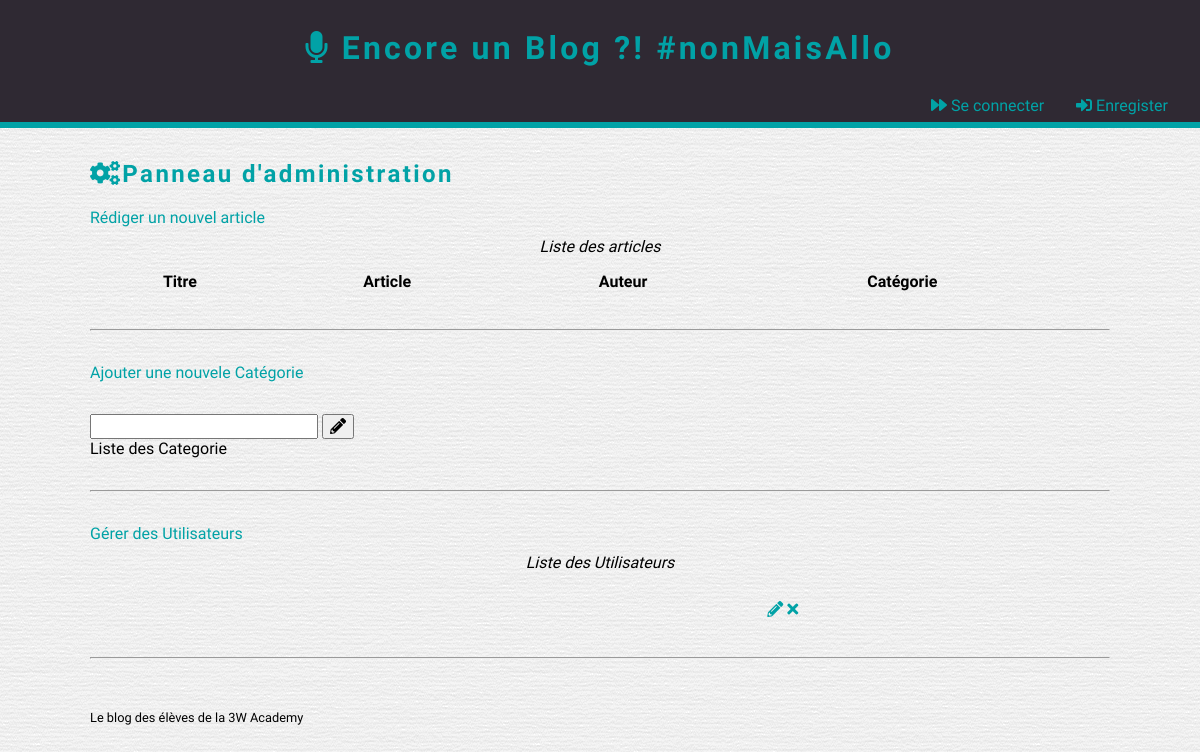
/admin.php, run on an earlier commit of the app's database.
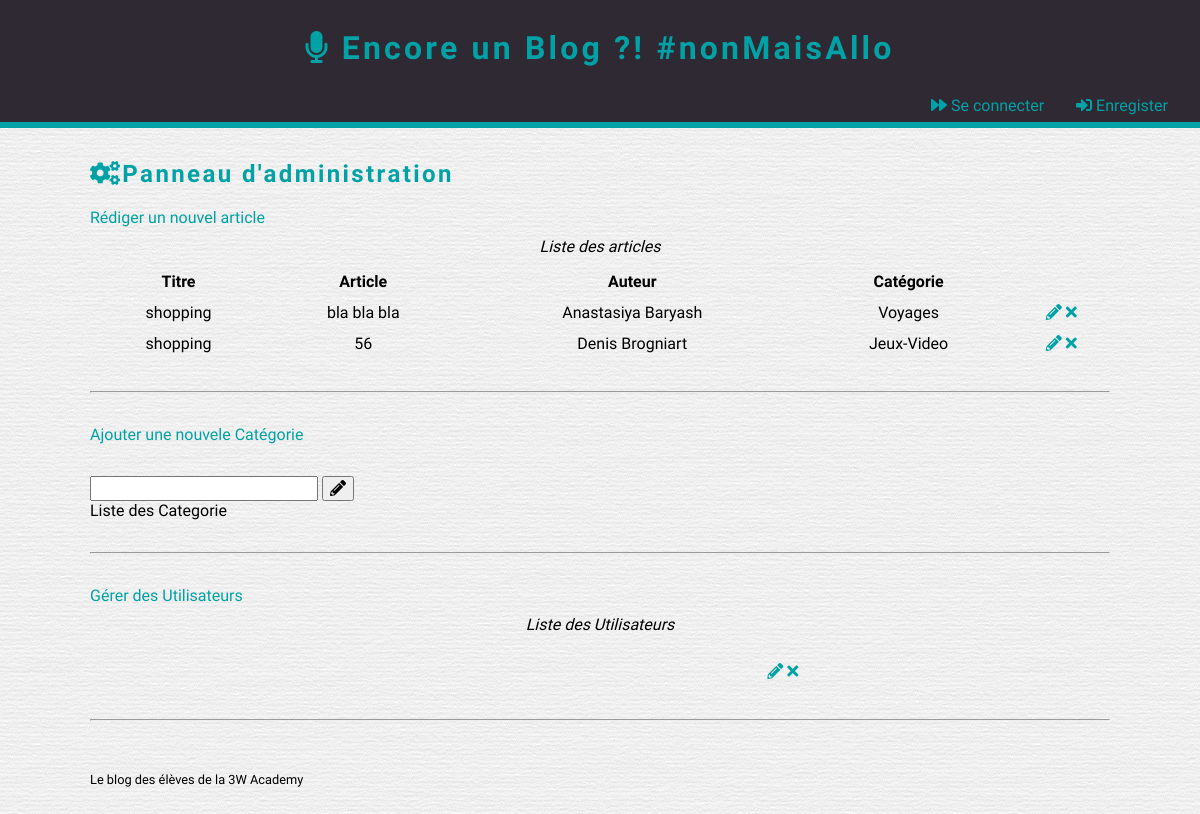
And on a later commit of the database.
### tables this page shows
CREATE TABLE `Post` (
  `Id` int(11) NOT NULL,
  `Title` varchar(100) NOT NULL,
  `Content` text NOT NULL,
  `CreationDate` datetime NOT NULL,
  `Author_Id` int(11) NOT NULL,
  `Category_Id` int(11) NOT NULL
);

CREATE TABLE `Author` (
  `Id` int(11) NOT NULL,
  `FirstName` varchar(100) NOT NULL,
  `LastName` varchar(100) NOT NULL
);

CREATE TABLE `Category` (
  `Id` int(11) NOT NULL,
  `Name` varchar(100) NOT NULL
);

### admin.php (called while the page is built, shortened)
<?php
include 'application/bdd_connexion.php';
$query = $pdo->prepare
(
	'SELECT
        Post.Id,
        Title,
        Content,
        FirstName,
        LastName,
        Category.Name
  FROM Post
  INNER JOIN Author
  ON Post.Author_Id=Author.Id
  INNER JOIN Category
  ON Category.Id=Post.Category_Id'
);
$query->execute();
$adminPost = $query->fetchAll(PDO::FETCH_ASSOC);
include 'layout.phtml';
?>

### admin.phtml (the view)
<h2><i class="fa fa-cogs"></i>Panneau d'administration</h2>
<nav>
  <a href="add_post.php">Rédiger un nouvel article</a>
</nav>
<table>
  <caption>Liste des articles</caption>
  <thead>
    <tr>
      <th>Titre</th>
      <th>Article</th>
      <th>Auteur</th>
      <th>Catégorie</th>
      <th></th>
    </tr>
  </thead>
  <tbody>
    <?php foreach ($adminPost as $value): ?>
      <tr>
        <td><?=$value['Title']?></td>
        <td><?=$value['Content']?></td>
        <td><?=$value['FirstName']?> <?=$value['LastName']?></td>
        <td><?=$value['Name']?></td>
        <td>
          <a class="edit" href="edit_post.php?id=<?=$value['Id']?>"><i class="fas fa-pencil-alt"></i></a>
          <a class="remove" href="delete.php?id=<?=$value['Id']?>"><i class="fa fa-remove"></i></a>
        </td>
      </tr>
    <?php endforeach; ?>
  </tbody>
</table>
<hr>
<nav>
  <a href="add_post.php">Ajouter une nouvele Catégorie</a>
</nav>
<form class="" action="add_category.php" method="post">
  <input id="category" type="text" placeholder="" name="Name">
  <button type="submit" name="submit"><i class="fas fa-pencil-alt"></i></button>
</form>
<caption>Liste des Categorie</caption>
<hr>
<nav>
  <a href="add_author.php">Gérer des Utilisateurs</a>
</nav>
<table>
  <caption>Liste des Utilisateurs</caption>
  <thead>
    <tr>
      <th></th>
      <th></th>
      <th></th>
    </tr>
  </thead>
  <tbody>
      <tr>
        <td></td>
        <td></td>
        <td>
          <a class="edit" href="edit_post.php?id="><i class="fas fa-pencil-alt"></i></a>
          <a class="remove" href="delete.php?id="><i class="fa fa-remove"></i></a>
        </td>
      </tr>
  </tbody>
</table>
<hr>

What changed in the data, as far as the page shows it:
added post: Title "shopping", Content "bla bla bla", Author_Id.FirstName "Anastasiya", Author_Id.LastName "Baryash", Category_Id.Name "Voyages"
added post: Title "shopping", Content "56", Author_Id.FirstName "Denis", Author_Id.LastName "Brogniart", Category_Id.Name "Jeux-Video"
